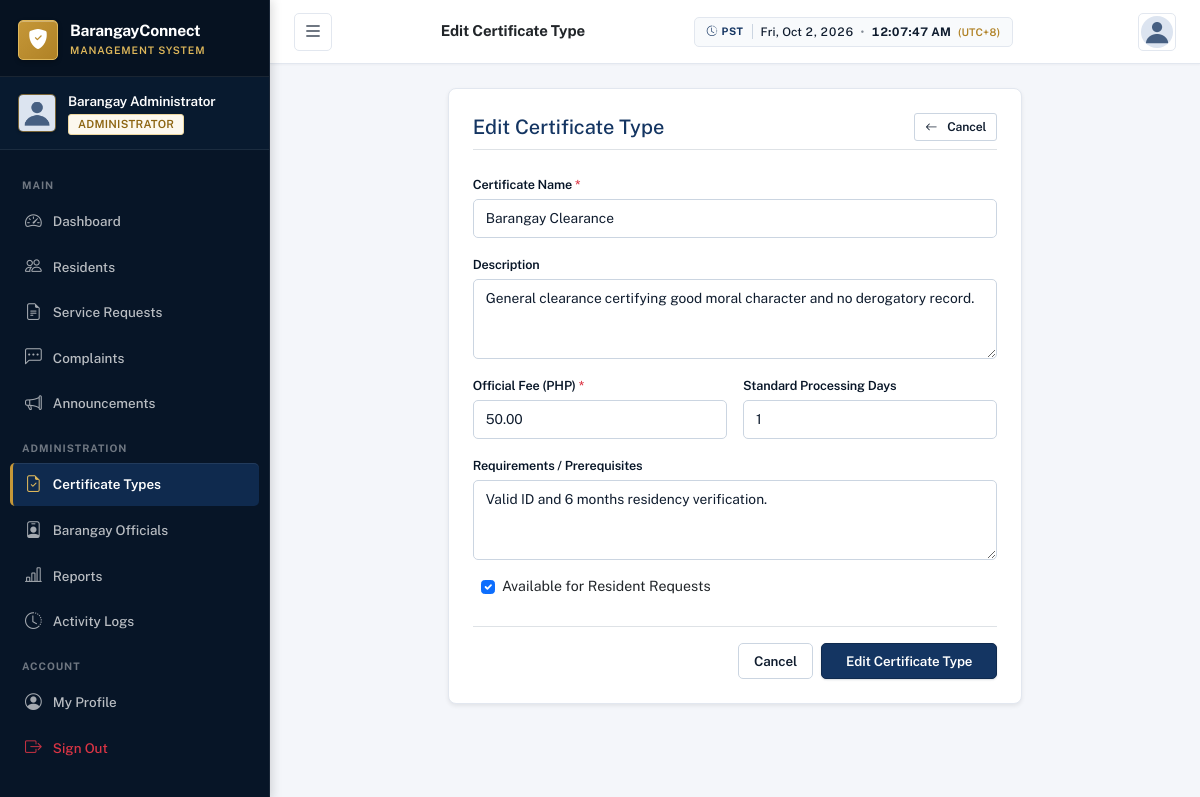
Page /certificates/admin/types/1/edit/ (signed in) on the committed database.
### accounts/models.py (models this page shows, shortened)
class CustomUser(AbstractUser):
    ROLE_CHOICES = [
        ('admin', 'Administrator'),
        ('resident', 'Resident'),
    ]
    GENDER_CHOICES = [
        ('male', 'Male'),
        ('female', 'Female'),
        ('other', 'Other'),
    ]
    CIVIL_STATUS_CHOICES = [
        ('single', 'Single'),
        ('married', 'Married'),
        ('widowed', 'Widowed'),
        ('separated', 'Separated'),
        ('divorced', 'Divorced'),
    ]
    ACCOUNT_STATUS_CHOICES = [
        ('pending', 'Pending'),
        ('active', 'Active'),
        ('inactive', 'Inactive'),
        ('rejected', 'Rejected'),
    ]
    role = models.CharField(max_length=10, choices=ROLE_CHOICES, default='resident')
    account_status = models.CharField(max_length=10, choices=ACCOUNT_STATUS_CHOICES, default='pending')
    profile_picture = models.ImageField(upload_to='profile_pictures/', null=True, blank=True)
    phone = models.CharField(max_length=20, blank=True)
    date_of_birth = models.DateField(null=True, blank=True)
    gender = models.CharField(max_length=10, choices=GENDER_CHOICES, blank=True)
    civil_status = models.CharField(max_length=15, choices=CIVIL_STATUS_CHOICES, blank=True)
    address = models.TextField(blank=True)
    barangay = models.CharField(max_length=100, blank=True, default='Barangay San Jose')
    valid_id = models.FileField(upload_to='valid_ids/', null=True, blank=True)
    created_at = models.DateTimeField(auto_now_add=True)
    updated_at = models.DateTimeField(auto_now=True)
    def is_admin(self):
        return self.role == 'admin'
    @property
    def profile_picture_url(self):
        if self.profile_picture:
            return self.profile_picture.url
        return '/static/images/default_avatar.png'

### certificates/models.py (models this page shows, shortened)
class CertificateType(models.Model):
    name = models.CharField(max_length=150)
    description = models.TextField(blank=True)
    requirements = models.TextField(blank=True, help_text='List of required documents')
    fee = models.DecimalField(max_digits=8, decimal_places=2, default=0)
    processing_days = models.PositiveIntegerField(default=3)
    is_active = models.BooleanField(default=True)
    created_at = models.DateTimeField(auto_now_add=True)
    class Meta:
        ordering = ['name']

### certificates/views.py (the view)
# urls.py: path('admin/types/<int:pk>/edit/', views.admin_type_edit, name='admin_type_edit'),
@admin_required
def admin_type_edit(request, pk):
    ct = get_object_or_404(CertificateType, pk=pk)
    if request.method == 'POST':
        form = CertificateTypeForm(request.POST, instance=ct)
        if form.is_valid():
            form.save()
            log_activity(request.user, 'Edit Certificate Type', f'Edited: {ct.name}', request)
            messages.success(request, f'Certificate type "{ct.name}" updated.')
            return redirect('certificates:admin_type_list')
    else:
        form = CertificateTypeForm(instance=ct)
    return render(request, 'certificates/admin/type_form.html', {'form': form, 'action': 'Edit', 'ct': ct})

### certificates/forms.py
class CertificateTypeForm(forms.ModelForm):
    class Meta:
        model = CertificateType
        fields = ['name', 'description', 'requirements', 'fee', 'processing_days', 'is_active']
        widgets = {
            'name': forms.TextInput(attrs={'class': 'form-control'}),
            'description': forms.Textarea(attrs={'class': 'form-control', 'rows': 3}),
            'requirements': forms.Textarea(attrs={'class': 'form-control', 'rows': 3}),
            'fee': forms.NumberInput(attrs={'class': 'form-control', 'step': '0.01'}),
            'processing_days': forms.NumberInput(attrs={'class': 'form-control'}),
            'is_active': forms.CheckboxInput(attrs={'class': 'form-check-input'}),
        }

### accounts/views.py (called while the page is built)
def admin_required(view_func):
    from functools import wraps
    @wraps(view_func)
    def wrapper(request, *args, **kwargs):
        if not request.user.is_authenticated:
            return redirect('accounts:login')
        if not request.user.is_admin():
            return render(request, 'errors/403.html', status=403)
        return view_func(request, *args, **kwargs)
    return wrapper

### notifications/context_processors.py (called while the page is built)
def notifications_processor(request):
    if request.user.is_authenticated:
        unread_count = Notification.objects.filter(recipient=request.user, is_read=False).count()
        recent_notifications = Notification.objects.filter(recipient=request.user).order_by('-created_at')[:5]
        return {
            'unread_notifications_count': unread_count,
            'recent_notifications': recent_notifications,
        }
    return {'unread_notifications_count': 0, 'recent_notifications': []}

### templates/certificates/admin/type_form.html (shortened to what this page needs)
<!DOCTYPE html>
<html lang="en">
<head>
    {% load static %}
    <link href="https://cdn.jsdelivr.net/npm/bootstrap@5.3.2/dist/css/bootstrap.min.css" rel="stylesheet">
    <link href="https://cdn.jsdelivr.net/npm/bootstrap-icons@1.11.3/font/bootstrap-icons.min.css" rel="stylesheet">
    <link href="{% static 'css/style.css' %}" rel="stylesheet">
</head>
<body>
    <div class="toast-container position-fixed top-0 end-0 p-3" style="z-index: 1100;">
    </div>
    <nav id="sidebar" class="sidebar">
        <div class="sidebar-header">
            <div class="brand-logo">
                <div class="logo-icon"><i class="bi bi-shield-fill-check"></i></div>
                <div class="brand-text">
                    <span class="brand-name">BarangayConnect</span>
                    <span class="brand-sub">Management System</span>
                </div>
            </div>
        </div>
        <div class="sidebar-user">
            <img src="{{ user.profile_picture_url }}" alt="Profile" class="sidebar-avatar">
            <div class="sidebar-user-info">
                <span class="sidebar-user-name">{{ user.get_full_name|default:user.username }}</span>
                <span class="sidebar-user-role badge badge-admin">Administrator</span>
            </div>
        </div>
        <div class="sidebar-nav">
            <div class="nav-section-label">Main</div>
            <a href="{% url 'dashboard:admin_dashboard' %}" class="nav-link"><i class="bi bi-speedometer2"></i><span>Dashboard</span></a>
            <a href="{% url 'accounts:admin_residents_list' %}" class="nav-link"><i class="bi bi-people"></i><span>Residents</span></a>
            <a href="{% url 'certificates:admin_request_list' %}" class="nav-link"><i class="bi bi-file-earmark-text"></i><span>Service Requests</span></a>
            <a href="{% url 'complaints:admin_complaint_list' %}" class="nav-link"><i class="bi bi-chat-left-dots"></i><span>Complaints</span></a>
            <a href="{% url 'announcements:admin_list' %}" class="nav-link"><i class="bi bi-megaphone"></i><span>Announcements</span></a>
            <div class="nav-section-label">Administration</div>
            <a href="{% url 'certificates:admin_type_list' %}" class="nav-link active"><i class="bi bi-file-earmark-check"></i><span>Certificate Types</span></a>
            <a href="{% url 'accounts:admin_officials_list' %}" class="nav-link"><i class="bi bi-person-badge"></i><span>Barangay Officials</span></a>
            <a href="{% url 'reports:dashboard' %}" class="nav-link"><i class="bi bi-bar-chart-line"></i><span>Reports</span></a>
            <a href="{% url 'audit:log_list' %}" class="nav-link"><i class="bi bi-clock-history"></i><span>Activity Logs</span></a>
            <div class="nav-section-label">Account</div>
            <a href="{% url 'accounts:profile' %}" class="nav-link"><i class="bi bi-person-circle"></i><span>My Profile</span></a>
            <a href="{% url 'accounts:logout' %}" class="nav-link text-danger"><i class="bi bi-box-arrow-right"></i><span>Sign Out</span></a>
        </div>
    </nav>
    <header class="topbar">
        <button class="btn btn-icon sidebar-toggle" id="sidebarToggle"><i class="bi bi-list fs-5"></i></button>
        <div class="topbar-title"><h6 class="mb-0 fw-600 text-dark">{{ action }} Certificate Type</h6></div>
        <div class="topbar-actions">
            <div class="dropdown">
                <button class="btn btn-icon" data-bs-toggle="dropdown"><img src="{{ user.profile_picture_url }}" class="rounded-circle" style="width: 32px; height: 32px; object-fit: cover;"></button>
            </div>
        </div>
    </header>
    <main class="main-content">
        <div class="row justify-content-center">
            <div class="col-lg-8">
                <div class="card border-0 shadow-sm rounded-3 p-4">
                    <div class="d-flex justify-content-between align-items-center mb-4 pb-2 border-bottom">
                        <h5 class="fw-700 mb-0" style="color: var(--primary);">{{ action }} Certificate Type</h5>
                        <a href="{% url 'certificates:admin_type_list' %}" class="btn btn-outline-secondary btn-sm">
                            <i class="bi bi-arrow-left me-1"></i>Cancel
                        </a>
                    </div>
                    <form method="post" novalidate>
                        <div class="row g-3">
                            <div class="col-12">
                                <label class="form-label fs-sm fw-500">Certificate Name <span class="text-danger">*</span></label>
                                {{ form.name }}
                            </div>
                            <div class="col-12">
                                <label class="form-label fs-sm fw-500">Description</label>
                                {{ form.description }}
                            </div>
                            <div class="col-md-6">
                                <label class="form-label fs-sm fw-500">Official Fee (PHP) <span class="text-danger">*</span></label>
                                {{ form.fee }}
                            </div>
                            <div class="col-md-6">
                                <label class="form-label fs-sm fw-500">Standard Processing Days</label>
                                {{ form.processing_days }}
                            </div>
                            <div class="col-12">
                                <label class="form-label fs-sm fw-500">Requirements / Prerequisites</label>
                                {{ form.requirements }}
                            </div>
                            <div class="col-12 form-check ms-3">
                                {{ form.is_active }}
                                <label class="form-check-label fs-sm">Available for Resident Requests</label>
                            </div>
                        </div>
                        <div class="d-flex justify-content-end gap-2 mt-4 pt-3 border-top">
                            <a href="{% url 'certificates:admin_type_list' %}" class="btn btn-outline-secondary">Cancel</a>
                            <button type="submit" class="btn btn-primary px-4">{{ action }} Certificate Type</button>
                        </div>
                    </form>
                </div>
            </div>
        </div>
    </main>
</body>
</html>

### rows in the picture
CustomUser: get_full_name "Barangay Administrator"
CertificateType: name "Barangay Clearance", description "General clearance certifying good moral character and no derogatory record.", fee "50.00", processing_days "1", requirements "Valid ID and 6 months residency verification.", is_active "☑"

### other values in the picture
{{ action }} "Edit"
